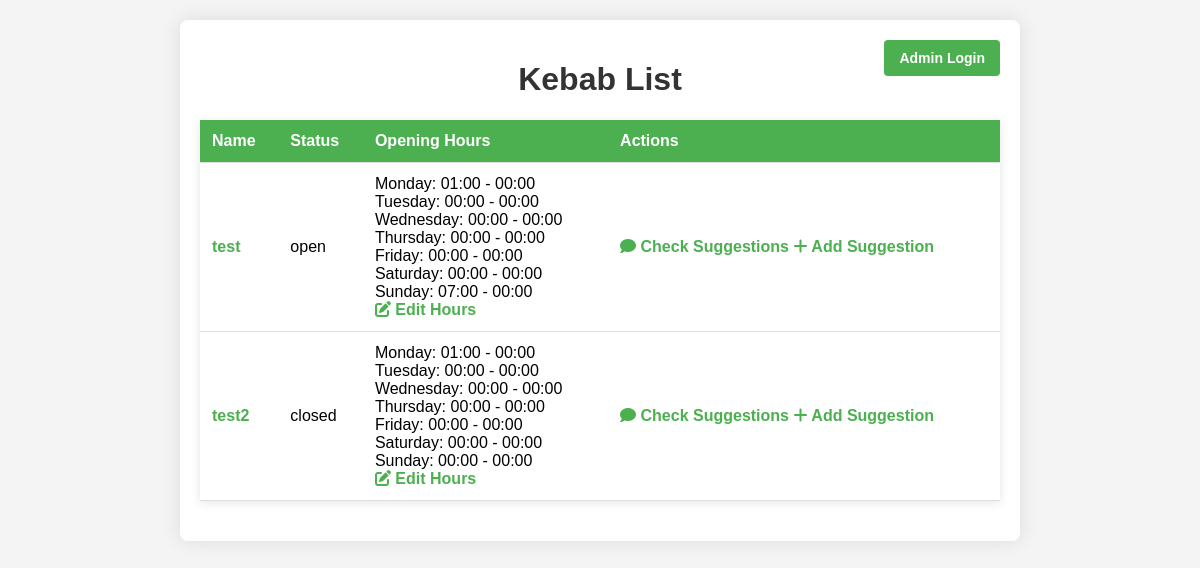
Page /panel/ (signed in) on the earlier database version.
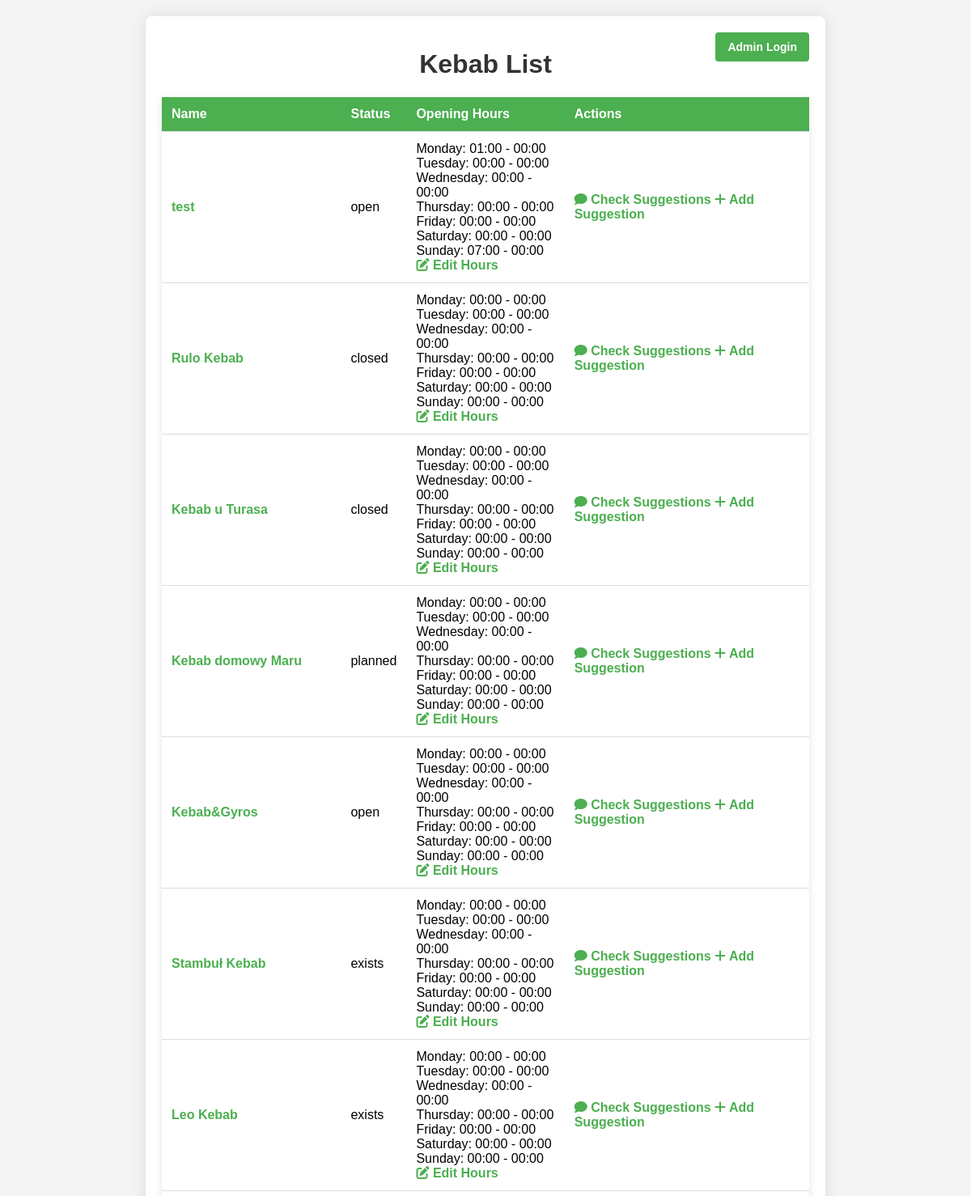
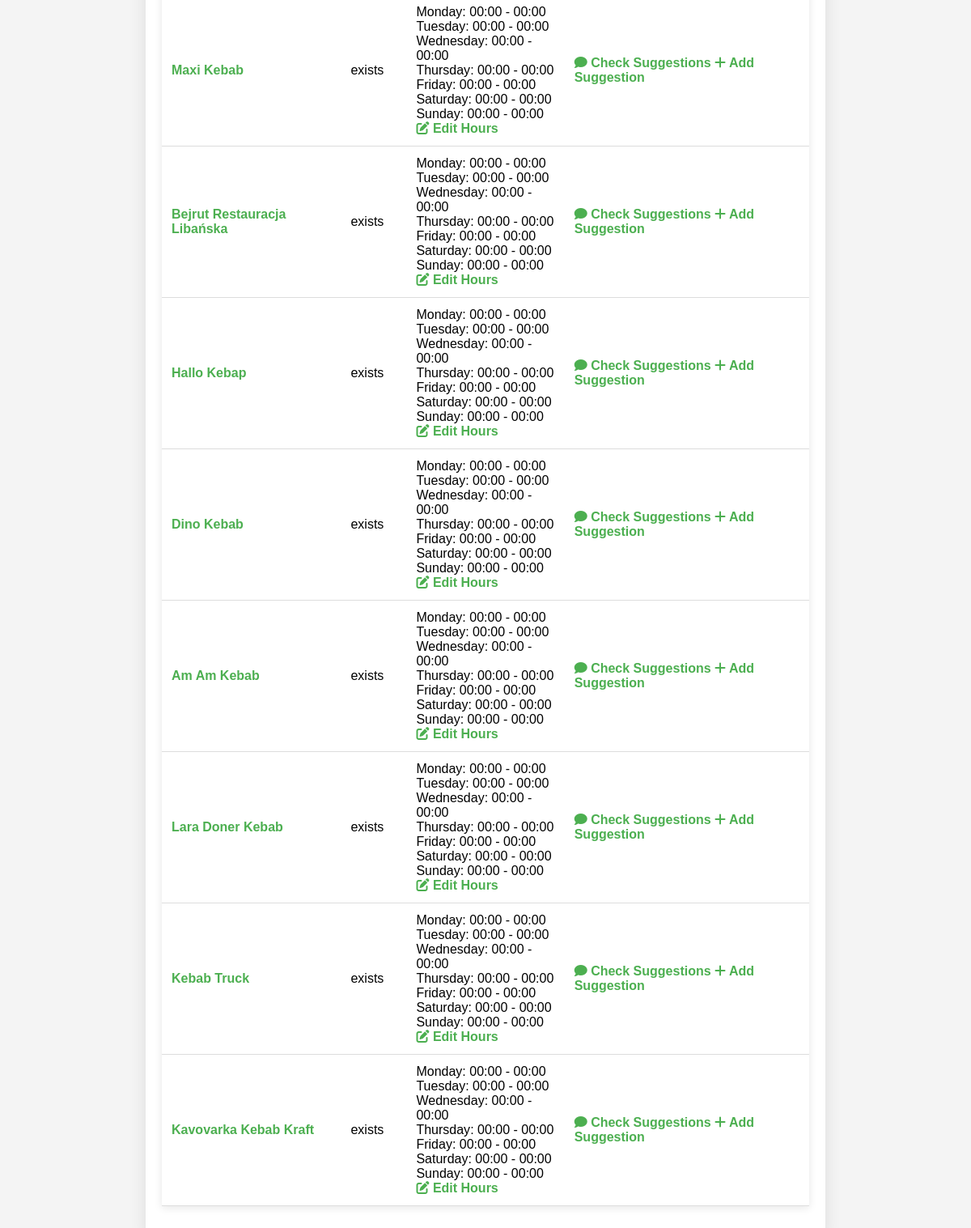
Same page on the later database version (2 pictures, top to bottom).
### api/models.py (models this page shows, shortened)
class Kebab(models.Model):
    name = models.CharField(max_length=255)
    description = models.TextField()
    latitude = models.FloatField()
    longitude = models.FloatField()
    contact = models.CharField(max_length=20, blank=True, null=True)
    meats = models.TextField(blank=True, null=True)
    sauces = models.TextField(blank=True, null=True)
    STATUS_CHOICES = [
    ('open', 'Open'),
    ('closed', 'Closed'),
    ('planned', 'Planned')
]
    status = models.CharField(
    max_length=50,
    choices=STATUS_CHOICES
)
    opening_year = models.IntegerField(blank=True, null=True)
    closing_year = models.IntegerField(blank=True, null=True)
    craft_rating = models.BooleanField(default=False)
    in_chain = models.BooleanField(default=False)
    order_methods = models.TextField(blank=True, null=True)
    location_details = models.TextField(blank=True, null=True)
    social_links = models.JSONField(blank=True, null=True)
    logo = models.ImageField(blank=True, null=True)
    contact = models.CharField(max_length=50, blank=True, null=True)
    google_rating = models.FloatField(blank=True, null=True)
    google_reviews_count = models.IntegerField(blank=True, null=True)
    pyszne_rating = models.FloatField(blank=True, null=True)
    pyszne_reviews_count = models.IntegerField(blank=True, null=True)
    pyszne_url = models.URLField(blank=True, null=True)
    last_updated = models.DateTimeField(default=now)

### panel/views.py (the view)
# urls.py: path('', views.kebab_list_view, name='kebab_list'),
@login_required(login_url='/panel/login')
def kebab_list_view(request):
    kebabs = Kebab.objects.all()
    kebab_hours = []
    for kebab in kebabs:
        opening_hours = kebab.openinghour_set.first()  # Get the first associated opening hours
        if opening_hours:
            kebab_hours.append({
                'kebab_name': kebab.name,
                'hours': opening_hours.hours
            })
    return render(request, 'kebab_list.html', {'kebabs': kebabs, 'kebab_hours': kebab_hours})

### panel/templates/kebab_list.html (shortened to what this page needs)
<!DOCTYPE html>
<html lang="pl">
<head>
    <link rel="stylesheet" href="https://cdnjs.cloudflare.com/ajax/libs/font-awesome/6.0.0-beta3/css/all.min.css">
</head>
<body>
    {% load custom_filters %}
    <div class="container">
        <a href="/panel/admin/api" class="admin-login">Admin Login</a>
        <a href="{% url 'kebab_list' %}"><h1>Kebab List</h1></a>
        <table>
            <tr>
                <th>Name</th>
                <th>Status</th>
                <th>Opening Hours</th>
                <th>Actions</th>
            </tr>
            {% for kebab in kebabs %}
            <tr>
                <td><a href="{% url 'kebab_detail' kebab.id %}">{{ kebab.name }}</a></td>
                <td>{{ kebab.status }}</td>
                <td>
                    {% for hour in kebab_hours %}
                        {% if hour.kebab_name == kebab.name %}
                            {% if hour.hours %}
                                {% for day, times in hour.hours.items %}
                                    {{ day|title }}: {{ times.open }} - {{ times.close }}<br>
                                {% endfor %}
                            {% else %}
                                No opening hours available
                            {% endif %}
                        {% endif %}
                    {% endfor %}
                    <a href="{% url 'edit_hours' kebab.id %}"><i class="fas fa-edit"></i> Edit Hours</a>
                </td>
                <td>
                    <a href="{% url 'check_suggestions' %}"><i class="fas fa-comment"></i> Check Suggestions</a>
                    <a href="{% url 'add_suggestion' %}"><i class="fas fa-plus"></i> Add Suggestion</a>
                </td>
            </tr>
            {% endfor %}
        </table>
    </div>
</body>
</html>

Differences in the rows shown:
removed Kebab: name "test2", status "closed", hours "Monday" "Tuesday" "Wednesday" "Thursday" "Friday" "Saturday" "Sunday", open "01:00" "00:00" "00:00" "00:00" "00:00" "00:00" "00:00", close "00:00" "00:00" "00:00" "00:00" "00:00" "00:00" "00:00"
added Kebab: name "Rulo Kebab", status "closed", hours "Monday" "Tuesday" "Wednesday" "Thursday" "Friday" "Saturday" "Sunday", open "00:00" "00:00" "00:00" "00:00" "00:00" "00:00" "00:00", close "00:00" "00:00" "00:00" "00:00" "00:00" "00:00" "00:00"
added Kebab: name "Kebab u Turasa", status "closed", hours "Monday" "Tuesday" "Wednesday" "Thursday" "Friday" "Saturday" "Sunday", open "00:00" "00:00" "00:00" "00:00" "00:00" "00:00" "00:00", close "00:00" "00:00" "00:00" "00:00" "00:00" "00:00" "00:00"
added Kebab: name "Kebab domowy Maru", status "planned", hours "Monday" "Tuesday" "Wednesday" "Thursday" "Friday" "Saturday" "Sunday", open "00:00" "00:00" "00:00" "00:00" "00:00" "00:00" "00:00", close "00:00" "00:00" "00:00" "00:00" "00:00" "00:00" "00:00"
added Kebab: name "Kebab&Gyros", status "open", hours "Monday" "Tuesday" "Wednesday" "Thursday" "Friday" "Saturday" "Sunday", open "00:00" "00:00" "00:00" "00:00" "00:00" "00:00" "00:00", close "00:00" "00:00" "00:00" "00:00" "00:00" "00:00" "00:00"
added Kebab: name "Stambuł Kebab", status "exists", hours "Monday" "Tuesday" "Wednesday" "Thursday" "Friday" "Saturday" "Sunday", open "00:00" "00:00" "00:00" "00:00" "00:00" "00:00" "00:00", close "00:00" "00:00" "00:00" "00:00" "00:00" "00:00" "00:00"
added Kebab: name "Leo Kebab", status "exists", hours "Monday" "Tuesday" "Wednesday" "Thursday" "Friday" "Saturday" "Sunday", open "00:00" "00:00" "00:00" "00:00" "00:00" "00:00" "00:00", close "00:00" "00:00" "00:00" "00:00" "00:00" "00:00" "00:00"
added Kebab: name "Maxi Kebab", status "exists", hours "Monday" "Tuesday" "Wednesday" "Thursday" "Friday" "Saturday" "Sunday", open "00:00" "00:00" "00:00" "00:00" "00:00" "00:00" "00:00", close "00:00" "00:00" "00:00" "00:00" "00:00" "00:00" "00:00"
added Kebab: name "Bejrut Restauracja Libańska", status "exists", hours "Monday" "Tuesday" "Wednesday" "Thursday" "Friday" "Saturday" "Sunday", open "00:00" "00:00" "00:00" "00:00" "00:00" "00:00" "00:00", close "00:00" "00:00" "00:00" "00:00" "00:00" "00:00" "00:00"
added Kebab: name "Hallo Kebap", status "exists", hours "Monday" "Tuesday" "Wednesday" "Thursday" "Friday" "Saturday" "Sunday", open "00:00" "00:00" "00:00" "00:00" "00:00" "00:00" "00:00", close "00:00" "00:00" "00:00" "00:00" "00:00" "00:00" "00:00"
added Kebab: name "Dino Kebab", status "exists", hours "Monday" "Tuesday" "Wednesday" "Thursday" "Friday" "Saturday" "Sunday", open "00:00" "00:00" "00:00" "00:00" "00:00" "00:00" "00:00", close "00:00" "00:00" "00:00" "00:00" "00:00" "00:00" "00:00"
added Kebab: name "Am Am Kebab", status "exists", hours "Monday" "Tuesday" "Wednesday" "Thursday" "Friday" "Saturday" "Sunday", open "00:00" "00:00" "00:00" "00:00" "00:00" "00:00" "00:00", close "00:00" "00:00" "00:00" "00:00" "00:00" "00:00" "00:00"
added Kebab: name "Lara Doner Kebab", status "exists", hours "Monday" "Tuesday" "Wednesday" "Thursday" "Friday" "Saturday" "Sunday", open "00:00" "00:00" "00:00" "00:00" "00:00" "00:00" "00:00", close "00:00" "00:00" "00:00" "00:00" "00:00" "00:00" "00:00"
added Kebab: name "Kebab Truck", status "exists", hours "Monday" "Tuesday" "Wednesday" "Thursday" "Friday" "Saturday" "Sunday", open "00:00" "00:00" "00:00" "00:00" "00:00" "00:00" "00:00", close "00:00" "00:00" "00:00" "00:00" "00:00" "00:00" "00:00"
added Kebab: name "Kavovarka Kebab Kraft", status "exists", hours "Monday" "Tuesday" "Wednesday" "Thursday" "Friday" "Saturday" "Sunday", open "00:00" "00:00" "00:00" "00:00" "00:00" "00:00" "00:00", close "00:00" "00:00" "00:00" "00:00" "00:00" "00:00" "00:00"
